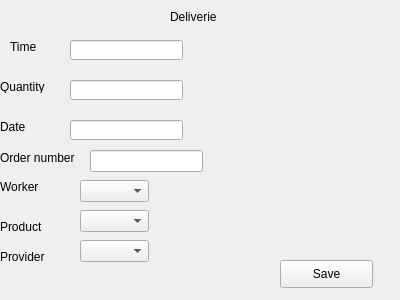
<?xml version="1.0" encoding="UTF-8"?>
<ui version="4.0">
 <class>deliveries</class>
 <widget class="QWidget" name="deliveries">
  <property name="geometry">
   <rect>
    <x>0</x>
    <y>0</y>
    <width>400</width>
    <height>300</height>
   </rect>
  </property>
  <property name="windowTitle">
   <string>Form</string>
  </property>
  <widget class="QComboBox" name="workerComboBox">
   <property name="geometry">
    <rect>
     <x>80</x>
     <y>180</y>
     <width>69</width>
     <height>22</height>
    </rect>
   </property>
  </widget>
  <widget class="QComboBox" name="productCombobox">
   <property name="geometry">
    <rect>
     <x>80</x>
     <y>210</y>
     <width>69</width>
     <height>22</height>
    </rect>
   </property>
  </widget>
  <widget class="QComboBox" name="providerCombobox">
   <property name="geometry">
    <rect>
     <x>80</x>
     <y>240</y>
     <width>69</width>
     <height>22</height>
    </rect>
   </property>
  </widget>
  <widget class="QLabel" name="label">
   <property name="geometry">
    <rect>
     <x>0</x>
     <y>180</y>
     <width>47</width>
     <height>13</height>
    </rect>
   </property>
   <property name="text">
    <string>Worker</string>
   </property>
  </widget>
  <widget class="QLabel" name="label_2">
   <property name="geometry">
    <rect>
     <x>0</x>
     <y>220</y>
     <width>47</width>
     <height>13</height>
    </rect>
   </property>
   <property name="text">
    <string>Product</string>
   </property>
  </widget>
  <widget class="QLabel" name="label_3">
   <property name="geometry">
    <rect>
     <x>0</x>
     <y>250</y>
     <width>47</width>
     <height>13</height>
    </rect>
   </property>
   <property name="text">
    <string>Provider</string>
   </property>
  </widget>
  <widget class="QLineEdit" name="timeEdit">
   <property name="geometry">
    <rect>
     <x>70</x>
     <y>40</y>
     <width>113</width>
     <height>20</height>
    </rect>
   </property>
  </widget>
  <widget class="QLineEdit" name="quantityEdit">
   <property name="geometry">
    <rect>
     <x>70</x>
     <y>80</y>
     <width>113</width>
     <height>20</height>
    </rect>
   </property>
  </widget>
  <widget class="QLineEdit" name="dateEdit">
   <property name="geometry">
    <rect>
     <x>70</x>
     <y>120</y>
     <width>113</width>
     <height>20</height>
    </rect>
   </property>
  </widget>
  <widget class="QLabel" name="label_4">
   <property name="geometry">
    <rect>
     <x>10</x>
     <y>40</y>
     <width>47</width>
     <height>13</height>
    </rect>
   </property>
   <property name="text">
    <string>Time</string>
   </property>
  </widget>
  <widget class="QLabel" name="label_5">
   <property name="geometry">
    <rect>
     <x>0</x>
     <y>80</y>
     <width>47</width>
     <height>13</height>
    </rect>
   </property>
   <property name="text">
    <string>Quantity</string>
   </property>
  </widget>
  <widget class="QLabel" name="label_6">
   <property name="geometry">
    <rect>
     <x>0</x>
     <y>120</y>
     <width>47</width>
     <height>13</height>
    </rect>
   </property>
   <property name="text">
    <string>Date</string>
   </property>
  </widget>
  <widget class="QLabel" name="label_7">
   <property name="geometry">
    <rect>
     <x>170</x>
     <y>10</y>
     <width>47</width>
     <height>13</height>
    </rect>
   </property>
   <property name="text">
    <string>Deliveries</string>
   </property>
  </widget>
  <widget class="QPushButton" name="pushButton">
   <property name="geometry">
    <rect>
     <x>280</x>
     <y>260</y>
     <width>93</width>
     <height>28</height>
    </rect>
   </property>
   <property name="text">
    <string>Save</string>
   </property>
  </widget>
  <widget class="QLabel" name="label_8">
   <property name="geometry">
    <rect>
     <x>0</x>
     <y>150</y>
     <width>81</width>
     <height>16</height>
    </rect>
   </property>
   <property name="text">
    <string>Order number</string>
   </property>
  </widget>
  <widget class="QLineEdit" name="orderEdit">
   <property name="geometry">
    <rect>
     <x>90</x>
     <y>150</y>
     <width>113</width>
     <height>22</height>
    </rect>
   </property>
  </widget>
 </widget>
 <resources/>
 <connections/>
</ui>
